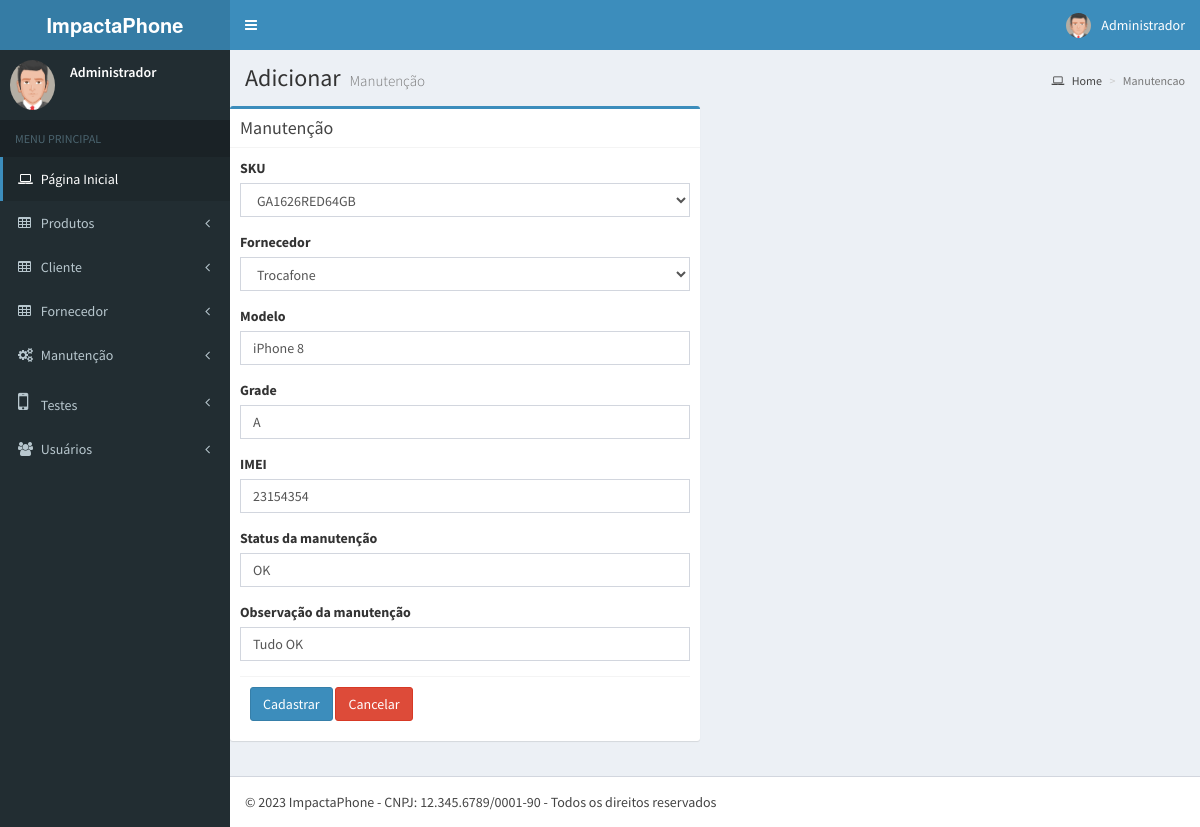
The app's page /interface/manutencao/editmanutencao.php?q=11 (signed in) with its own data.
### tables this page shows
CREATE TABLE IF NOT EXISTS `manutencao` (
  `idManutencao` int NOT NULL AUTO_INCREMENT,
  `ModeloManutencao` varchar(100) NOT NULL,
  `GradeManutencao` varchar(10) NOT NULL,
  `IMEIManutencao` varchar(50) NOT NULL,
  `StatusManutencao` varchar(50) NOT NULL,
  `ObsManutencao` varchar(50) NOT NULL,
  `ManutencaoAtivo` tinyint NOT NULL,
  `ManutencaoPublic` int NOT NULL,
  `Produto_CodRefProduto` int NOT NULL,
  `Fornecedor_idFornecedor` int NOT NULL,
  `Usuario_idUser` int NOT NULL,
  `DataManutencao` timestamp NOT NULL DEFAULT CURRENT_TIMESTAMP,
  PRIMARY KEY (`idManutencao`),
  KEY `fk_Manutencao_Produto1_idx` (`Produto_CodRefProduto`),
  KEY `fk_Manutencao_Fornecedor1_idx` (`Fornecedor_idFornecedor`),
  KEY `fk_Manutencao_Usuario1_idx` (`Usuario_idUser`)
);

### App/Models/connect.php (called while the page is built, shortened)
<?php
class Connect{
	var $localhost = "localhost";
	var $root = "root";
	var $passwd = "";
	public function __construct()
	{
		$this->SQL = mysqli_connect($this->localhost, $this->root, $this->passwd);
	}
}

### App/Models/manutencao.class.php (called while the page is built, shortened)
<?php
   require_once 'connect.php';
   class Manutencao extends Connect{
    public function editManutencao($value)
    {
      $this->query = "SELECT *FROM `manutencao` WHERE `idManutencao` = '$value'";
      $this->result = mysqli_query($this->SQL, $this->query) or die ( mysqli_error($this->SQL));
      if($row = mysqli_fetch_array($this->result)){
        $idManutencao = $row['idManutencao'];
        $ModeloManutencao = $row['ModeloManutencao'];
        $GradeManutencao = $row['GradeManutencao'];
        $IMEIManutencao = $row['IMEIManutencao'];
        $StatusManutencao = $row['StatusManutencao'];
        $ObsManutencao = $row['ObsManutencao'];
        $Produto_CodRefProduto = $row['Produto_CodRefProduto'];
        $Fornecedor_idFornecedor = $row['Fornecedor_idFornecedor'];
        return $resp = array('Manutencao' => ['idManutencao' => $idManutencao,
          'ModeloManutencao' => $ModeloManutencao,
          'GradeManutencao' => $GradeManutencao,
          'IMEIManutencao' => $IMEIManutencao,
          'StatusManutencao' => $StatusManutencao,
          'ObsManutencao' => $ObsManutencao,
          'CodRefProduto' => $Produto_CodRefProduto,
          'idFornecedor' => $Fornecedor_idFornecedor ] , );
      }
    }
}
$manutencao = new Manutencao;

### interface/manutencao/editmanutencao.php (the view, shortened to what this page needs)
<?php
require_once '../../App/auth.php';
require_once '../../layout/script.php';
require_once '../../App/Models/produtos.class.php';
require_once '../../App/Models/fornecedor.class.php';
require_once '../../App/Models/manutencao.class.php';
if(isset($_GET['q'])){
$resp = $manutencao->editManutencao($_GET['q']);
echo $head;
echo $header;
echo $aside;
echo '<div class="content-wrapper">';
echo '
    <section class="content-header">
      <h1>
        Adicionar <small>Manutenção</small>
      </h1>
      <ol class="breadcrumb">
        <li><a href="../"><i class="fa fa-laptop"></i> Home</a></li>
        <li class="active">Manutencao</li>
      </ol>
    </section>
    <section class="content">
      <div class="row">';
echo '
      <div class="row">
        <div class="col-md-6">
          <div class="box box-primary">
            <div class="box-header with-border">
              <h3 class="box-title">Manutenção</h3>
            </div>
            <form role="form" enctype="multipart/form-data" action="../../App/Database/insertmanutencao.php" method="POST">
              <div class="box-body">
              	<div class="form-group">
                  <label for="exampleInputEmail1">SKU</label>
            <select class="form-control" name="codProduto">';
            echo '</select>
            </div>
            <div class="form-group">
                  <label for="exampleInputEmail1">Fornecedor</label>
            <select class="form-control" name="idFornecedor">';
            echo '</select>
            </div>
                <div class="form-group">
                  <label for="exampleInputEmail1">Modelo</label>
                  <input type="text" name="ModeloManutencao" class="form-control" id="exampleInputEmail1" placeholder="Modelo" value="'.$resp['Manutencao']['ModeloManutencao'].'">
                </div>
                <div class="form-group">
                  <label for="exampleInputEmail1">Grade</label>
                  <input type="text" name="GradeManutencao" class="form-control" id="exampleInputEmail1" placeholder="Grade" value="'.$resp['Manutencao']['GradeManutencao'].'">
                </div>
                <div class="form-group">
                  <label for="exampleInputEmail1">IMEI</label>
                  <input type="text" name="IMEIManutencao" class="form-control" id="exampleInputEmail1" placeholder="IMEI" value="'.$resp['Manutencao']['IMEIManutencao'].'">
                </div>
                <div class="form-group">
                  <label for="exampleInputEmail1">Status da manutenção</label>
                  <input type="text" name="StatusManutencao" class="form-control" id="exampleInputEmail1" placeholder="Status da manutenção" value="'.$resp['Manutencao']['StatusManutencao'].'">
                </div>
                <div class="form-group">
                  <label for="exampleInputEmail1">Observação da manutenção</label>
                  <input type="text" name="ObsManutencao" class="form-control" id="exampleInputEmail1" placeholder="Observação da manutenção" value="'.$resp['Manutencao']['ObsManutencao'].'">
                </div>
                 <input type="hidden" name="iduser" value="'.$idUsuario.'">
                 <input type="hidden" name="idManutencao" value="'.$resp['Manutencao']['idManutencao'].'">
              <div class="box-footer">
                <button type="submit" name="upload" class="btn btn-primary" value="Cadastrar">Cadastrar</button>
                <a class="btn btn-danger" href="../../interface/manutencao">Cancelar</a>
              </div>
            </form>
          </div>
          </div>
</div>';
echo '</div>';
echo '</div>';
echo '</div>';
echo  $footer;
echo $javascript;
}else{
	header('Location: ./');
}
?>

### records on screen
manutencao: ModeloManutencao "iPhone 8", GradeManutencao "A", IMEIManutencao "23154354", StatusManutencao "OK", ObsManutencao "Tudo OK"

### other values on screen
$usuario "Administrador"
form field codProduto "GA1626RED64GB"
form field idFornecedor "Trocafone"
